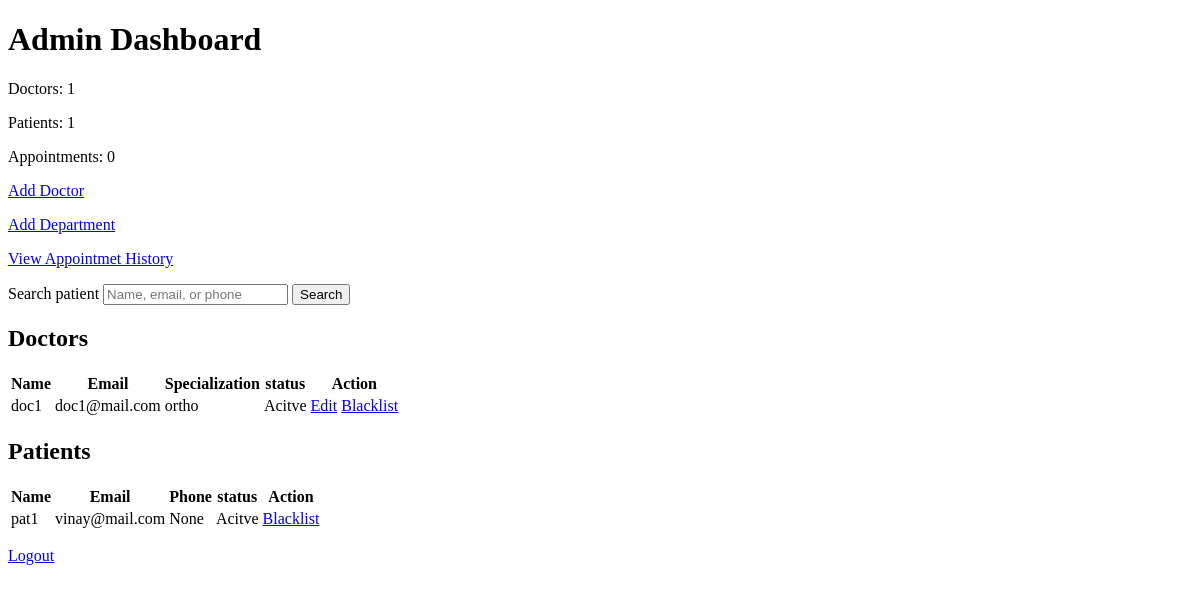
The app's page /admin/dashboard (signed in), older data.
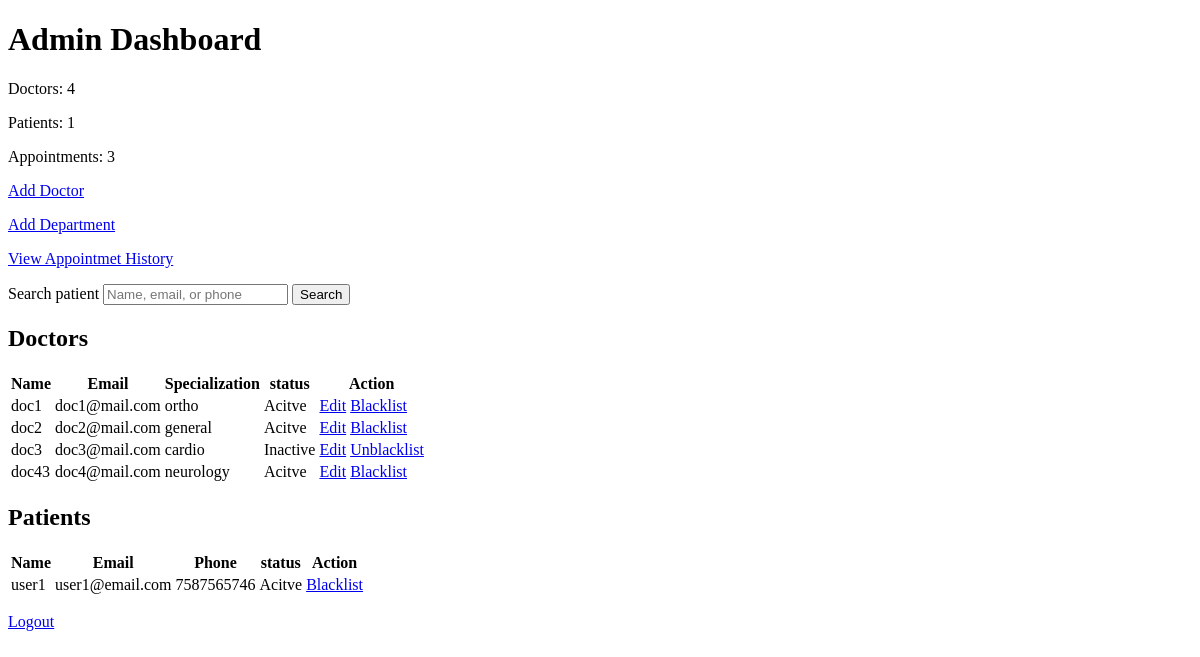
The same page, newer data.
### database.py (models this page shows)
class DoctorProfile(db.Model):
    __tablename__ = "doctor_profiles"
    id = db.Column(db.Integer, primary_key=True)
    user_id = db.Column(db.Integer, db.ForeignKey("users.id", ondelete = "CASCADE"), nullable=False, unique=True)
    department_id = db.Column(db.Integer, db.ForeignKey("departments.id"), nullable=False)
    specialization = db.Column(db.String(100), nullable=False)
    user = db.relationship("User", back_populates="doctor_profile")
    department = db.relationship("Department", back_populates="doctors")
    availability = db.relationship("DoctorAvailability", back_populates="doctor", cascade="all, delete-orphan")
    appointments = db.relationship("Appointment", back_populates="doctor", cascade="all, delete-orphan")

class User(db.Model):
    __tablename__ = "users"
    id = db.Column(db.Integer, primary_key = True)
    name = db.Column(db.String(100), nullable=False)
    email = db.Column(db.String(100), unique=True, nullable=False)
    password_hash = db.Column(db.String(255), nullable=False)
    role = db.Column(db.String(50), nullable=False)  # e.g., 'admin', 'doctor', 'patient'
    is_active = db.Column(db.Boolean, default=True)
    doctor_profile = db.relationship("DoctorProfile", back_populates="user", uselist=False, cascade="all, delete-orphan")
    patient_profile = db.relationship("PatientProfile", back_populates="user", uselist=False, cascade="all, delete-orphan")

class PatientProfile(db.Model):
    __tablename__ = "patient_profiles"
    id = db.Column(db.Integer, primary_key=True)
    user_id = db.Column(db.Integer, db.ForeignKey("users.id", ondelete = "CASCADE"), nullable=False, unique=True)
    date_of_birth = db.Column(db.Date)
    gender = db.Column(db.String(10))
    phone = db.Column(db.String(15))
    address = db.Column(db.String(200))
    user = db.relationship("User", back_populates="patient_profile")
    appointments = db.relationship("Appointment", back_populates="patient", cascade="all, delete-orphan")

### app.py (the view)
@app.route("/admin/dashboard")
@role_required("admin")
def admin_dashboard():
    doctors = DoctorProfile.query.all()
    patients = PatientProfile.query.all()
    return render_template("admin_dashboard.html",
                           doctors=doctors,
                           patients=patients,
                           doctor_count=len(doctors),
                           patient_count=len(patients),
                           appointment_count=Appointment.query.count()
                           )

### app.py (called while the page is built)
def login_required(view):
    @wraps(view)
    def wrapped_view(*args,**kwargs):
        if current_user() is None:
            flash("please login to continue", "error")
            return redirect(url_for("login"))
        return view(*args, **kwargs)
    return wrapped_view

def role_required(role):
    def decorator(view):
        @wraps(view)
        @login_required
        def wraped_view(*args, **kwargs):
            if current_user().role != role:
                return "You are not authrized to access this page."
            return view(*args, **kwargs)
        return wraped_view
    return decorator

def current_user():
    user_id = session.get("user_id")
    if user_id is None:
        return None
    return User.query.get(user_id)

### templates/admin_dashboard.html (shortened to what this page needs)
<!DOCTYPE html>
<html lang="en">
<head>
</head>
<body>
    <h1>Admin Dashboard</h1>
    <section class="stas">
        <p> Doctors: {{doctor_count}}</p>
        <p> Patients: {{patient_count}}</p>
        <p> Appointments: {{appointment_count}}</p>
    </section>
    <p><a href = "{{url_for('add_doctor')}}">Add Doctor</a></p>
    <p><a href = "{{url_for('add_department')}}">Add Department</a></p>
    <p><a href = "{{url_for('admin_appointments')}}">View Appointmet History</a></p>
    <form method="get" action="{{ url_for('search_patients') }}">
        <label for="search">Search patient <input type="search" id="search" name="q" placeholder="Name, email, or phone"></label>
        <button type="submit">Search</button>
    </form>
    <h2>Doctors</h2>
    <table>
        <tr><th>Name</th>  <th>Email</th> <th>Specialization</th> <th>status</th> <th>Action</th></tr>
        {% for doctor in doctors %}
        <tr>
            <td>{{doctor.user.name}}</td>
            <td>{{doctor.user.email}}</td>
            <td>{{doctor.specialization}}</td>
            <td>{{"Acitve" if doctor.user.is_active else "Inactive"}}</td>
        <td>
            <a href="{{url_for('edit_doctor', doctor_id = doctor.id)}}">Edit</a>
            <a href="{{url_for('toggle_user_active', user_id = doctor.user.id)}}">{{"Blacklist" if doctor.user.is_active else "Unblacklist"}}</a>
        </td>
    </tr>
    {% else %}
        <tr><td colspan="5">No doctors found.</td></tr>
    {% endfor %}
    </table>
    <h2>Patients</h2>
    <table>
        <tr><th>Name</th>  <th>Email</th> <th>Phone</th> <th>status</th> <th>Action</th></tr>
        {% for patient in patients %}
        <tr>
            <td>{{patient.user.name}}</td>
            <td>{{patient.user.email}}</td>
            <td>{{patient.phone}}</td>
            <td>{{"Acitve" if patient.user.is_active else "Inactive"}}</td>
        <td>
            <a href="{{url_for('toggle_user_active', user_id = patient.user.id)}}">{{"Blacklist" if patient.user.is_active else "Unblacklist"}}</a>
        </td>
    </tr>
    {% else %}
        <tr><td colspan="5">No patient found.</td></tr>
    {% endfor %}
    </table>
    <p><a href = "{{url_for('logout')}}">Logout</a></p>
</body>
</html>

Row changes from the older to the newer data that the page shows:
added DoctorProfile: user.name "doc2", user.email "doc2@mail.com", specialization "general", {{ "Acitve" if doctor.user.is_active else "Inactive" }} "Acitve", {{ "Blacklist" if doctor.user.is_active else "Unblacklist" }} "Blacklist"
added DoctorProfile: user.name "doc3", user.email "doc3@mail.com", specialization "cardio"
added User: is_active "Inactive", is_active "Unblacklist"
added DoctorProfile: user.name "doc43", user.email "doc4@mail.com", specialization "neurology"
added User: is_active "Acitve", is_active "Blacklist"
changed PatientProfile: user.name "pat1" → "user1"; user.email "vinay@mail.com" → "user1@email.com"; phone "None" → "7587565746"
added User: is_active "Acitve", is_active "Blacklist"
Text that changed along with them:
{{ doctor_count }}: "1" → "4"
{{ appointment_count }}: "0" → "3"
